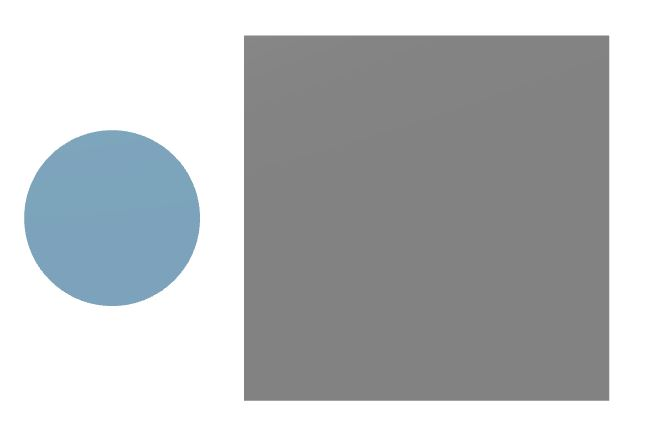
#> input picture Shapes.JPG, 649 x 438 px, found by its file name
$ python tkinter_Example.py
#> lines starting #> are read from the running program, lines starting #| are printed output that depends on the picture; after the words box and inside, x2 and y2 are one past the last pixel; in counts of white or black regions, pixels touching at a corner belong together
# Import dependencies
import cv2
import numpy as np
from tkinter import *
from tkinter import messagebox

# Initialize x and y variables
x=0
y=0

def save_vals():
	# If you want to adjust global variables in a function you need to declare that you want to use the globals and not the locals
	global x
	global y
	# Set x and y to the values of the w1 and w2 sliders
	x=w1.get()
	y=w2.get()
	# End the tkinter method and move past the blocking line: top.mainloop()
	top.destroy()

# Start a tkinter object (show a GUI)
top = Tk()
top.geometry("200x200")
# Add scales to the object and pack them into it
w1 = Scale(top, from_=0, to=300, orient=HORIZONTAL)
w1.pack()
w2 = Scale(top, from_=0, to=300, orient=HORIZONTAL)
w2.pack()
# Add a save button
Button(top, text='Save', command=save_vals).pack()

# Blocks so that the GUI stays onscreen
top.mainloop()

# Do some openCV image processing1
img = cv2.imread('shapes.JPG',0)
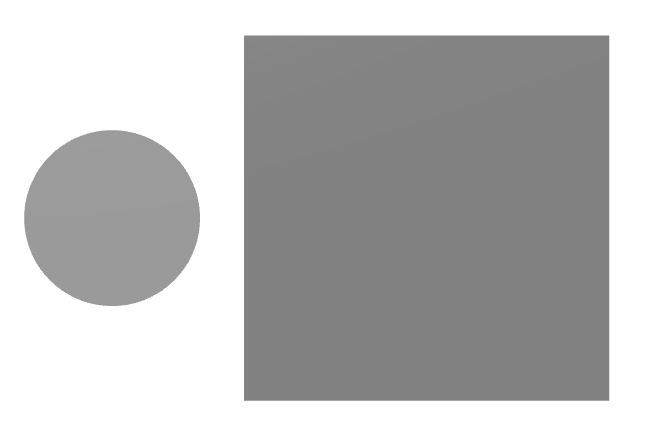
#> img: shape (438, 649); min 125, max 255, mean 187.9
print("X:",x,"Y:",y)
edges=cv2.Canny(img,x,y)
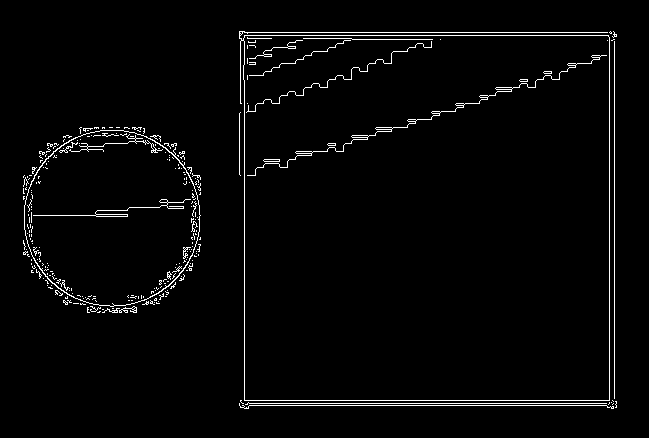
#> edges: shape (438, 649); 2.5% white in thin lines or dots, all inside (x1, y1, x2, y2) = (23, 31, 617, 409)
cv2.imshow("Edges",edges)
cv2.waitKey(4000)
cv2.destroyAllWindows()
